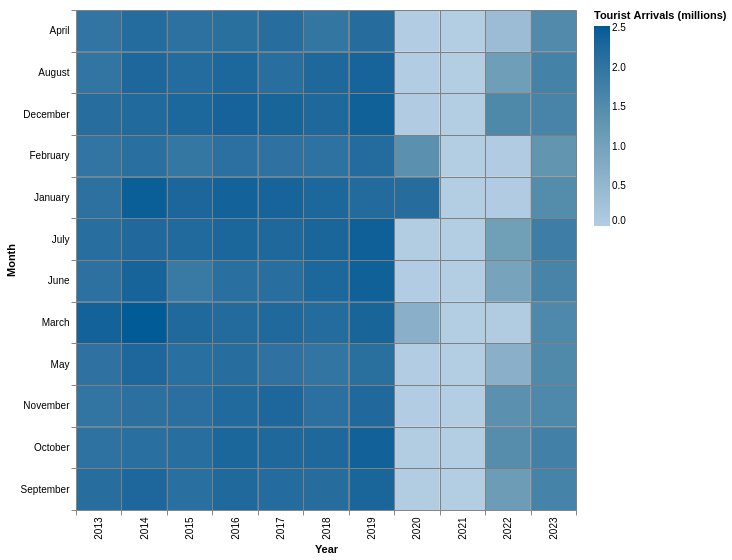

The Vega-Lite source for this figure:
### Vega-Lite specification from a JSON file in a GitHub repository (floating-point values rounded to 4 significant figures; data arrays with more than 128 entries replaced by an {"elided": "..."} marker saying what was removed)
{"$schema": "https://vega.github.io/schema/vega-lite/v5.json", "description": "Tourist Arrivals in Malaysia (2013-2023) Heatmap", "data": {"values": {"elided": "132 records"}}, "height": 500, "width": 500, "mark": "rect", "encoding": {"x": {"field": "year", "type": "ordinal", "title": "Year"}, "y": {"field": "month", "type": "ordinal", "title": "Month"}, "color": {"field": "value", "type": "quantitative", "title": "Tourist Arrivals (millions)", "scale": {"range": ["#b3cde3", "#6497b1", "#005b96"]}}, "tooltip": [{"field": "year", "title": "Year"}, {"field": "month", "title": "Month"}, {"field": "value", "title": "Tourist Arrivals (millions)"}]}, "config": {"axis": {"grid": true, "tickBand": "extent", "gridColor": "gray"}}}
